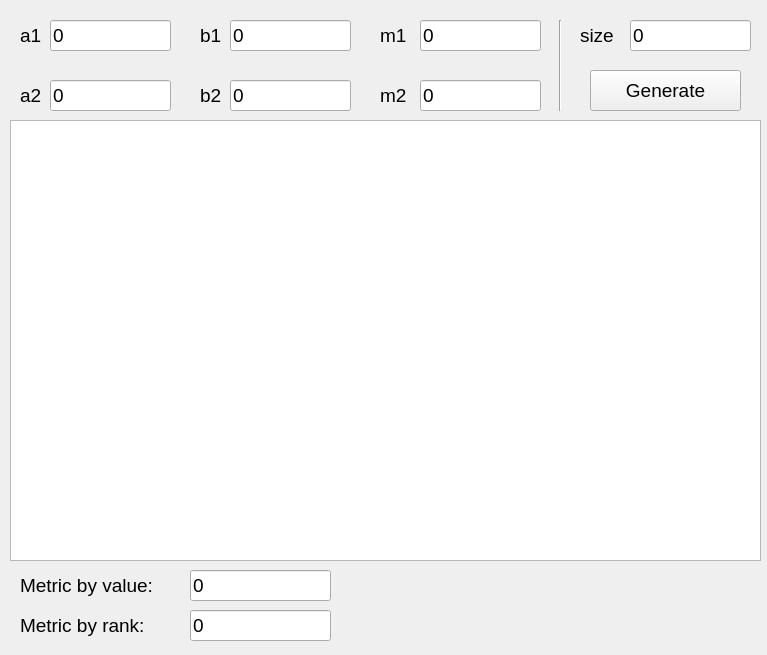
<?xml version="1.0" encoding="UTF-8"?>
<ui version="4.0">
 <class>MainWindow</class>
 <widget class="QMainWindow" name="MainWindow">
  <property name="geometry">
   <rect>
    <x>0</x>
    <y>0</y>
    <width>767</width>
    <height>655</height>
   </rect>
  </property>
  <property name="sizePolicy">
   <sizepolicy hsizetype="Fixed" vsizetype="Fixed">
    <horstretch>0</horstretch>
    <verstretch>0</verstretch>
   </sizepolicy>
  </property>
  <property name="windowTitle">
   <string>MainWindow</string>
  </property>
  <widget class="QWidget" name="centralwidget">
   <property name="sizePolicy">
    <sizepolicy hsizetype="Maximum" vsizetype="Fixed">
     <horstretch>0</horstretch>
     <verstretch>0</verstretch>
    </sizepolicy>
   </property>
   <widget class="QLineEdit" name="a1_edit">
    <property name="geometry">
     <rect>
      <x>50</x>
      <y>20</y>
      <width>121</width>
      <height>31</height>
     </rect>
    </property>
    <property name="font">
     <font>
      <pointsize>14</pointsize>
     </font>
    </property>
    <property name="inputMethodHints">
     <set>Qt::ImhDigitsOnly</set>
    </property>
    <property name="text">
     <string>0</string>
    </property>
   </widget>
   <widget class="QLabel" name="a1_label">
    <property name="geometry">
     <rect>
      <x>20</x>
      <y>20</y>
      <width>31</width>
      <height>31</height>
     </rect>
    </property>
    <property name="font">
     <font>
      <pointsize>14</pointsize>
     </font>
    </property>
    <property name="text">
     <string>a1</string>
    </property>
   </widget>
   <widget class="QLineEdit" name="b1_edit">
    <property name="geometry">
     <rect>
      <x>230</x>
      <y>20</y>
      <width>121</width>
      <height>31</height>
     </rect>
    </property>
    <property name="font">
     <font>
      <pointsize>14</pointsize>
     </font>
    </property>
    <property name="inputMethodHints">
     <set>Qt::ImhDigitsOnly</set>
    </property>
    <property name="text">
     <string>0</string>
    </property>
   </widget>
   <widget class="QLabel" name="b1_label">
    <property name="geometry">
     <rect>
      <x>200</x>
      <y>20</y>
      <width>31</width>
      <height>31</height>
     </rect>
    </property>
    <property name="font">
     <font>
      <pointsize>14</pointsize>
     </font>
    </property>
    <property name="text">
     <string>b1</string>
    </property>
   </widget>
   <widget class="QLabel" name="m1_label">
    <property name="geometry">
     <rect>
      <x>380</x>
      <y>20</y>
      <width>31</width>
      <height>31</height>
     </rect>
    </property>
    <property name="font">
     <font>
      <pointsize>14</pointsize>
     </font>
    </property>
    <property name="text">
     <string>m1</string>
    </property>
   </widget>
   <widget class="QLineEdit" name="m1_edit">
    <property name="geometry">
     <rect>
      <x>420</x>
      <y>20</y>
      <width>121</width>
      <height>31</height>
     </rect>
    </property>
    <property name="font">
     <font>
      <pointsize>14</pointsize>
     </font>
    </property>
    <property name="inputMethodHints">
     <set>Qt::ImhDigitsOnly</set>
    </property>
    <property name="text">
     <string>0</string>
    </property>
   </widget>
   <widget class="QLineEdit" name="size_edit">
    <property name="geometry">
     <rect>
      <x>630</x>
      <y>20</y>
      <width>121</width>
      <height>31</height>
     </rect>
    </property>
    <property name="font">
     <font>
      <pointsize>14</pointsize>
     </font>
    </property>
    <property name="inputMethodHints">
     <set>Qt::ImhDigitsOnly</set>
    </property>
    <property name="text">
     <string>0</string>
    </property>
   </widget>
   <widget class="QLabel" name="size_label">
    <property name="geometry">
     <rect>
      <x>580</x>
      <y>20</y>
      <width>41</width>
      <height>31</height>
     </rect>
    </property>
    <property name="font">
     <font>
      <pointsize>14</pointsize>
     </font>
    </property>
    <property name="text">
     <string>size</string>
    </property>
   </widget>
   <widget class="QLabel" name="b2_label">
    <property name="geometry">
     <rect>
      <x>200</x>
      <y>80</y>
      <width>31</width>
      <height>31</height>
     </rect>
    </property>
    <property name="font">
     <font>
      <pointsize>14</pointsize>
     </font>
    </property>
    <property name="text">
     <string>b2</string>
    </property>
   </widget>
   <widget class="QLineEdit" name="m2_edit">
    <property name="geometry">
     <rect>
      <x>420</x>
      <y>80</y>
      <width>121</width>
      <height>31</height>
     </rect>
    </property>
    <property name="font">
     <font>
      <pointsize>14</pointsize>
     </font>
    </property>
    <property name="inputMethodHints">
     <set>Qt::ImhDigitsOnly</set>
    </property>
    <property name="text">
     <string>0</string>
    </property>
   </widget>
   <widget class="QLineEdit" name="b2_edit">
    <property name="geometry">
     <rect>
      <x>230</x>
      <y>80</y>
      <width>121</width>
      <height>31</height>
     </rect>
    </property>
    <property name="font">
     <font>
      <pointsize>14</pointsize>
     </font>
    </property>
    <property name="inputMethodHints">
     <set>Qt::ImhDigitsOnly</set>
    </property>
    <property name="text">
     <string>0</string>
    </property>
   </widget>
   <widget class="QLineEdit" name="a2_edit">
    <property name="geometry">
     <rect>
      <x>50</x>
      <y>80</y>
      <width>121</width>
      <height>31</height>
     </rect>
    </property>
    <property name="font">
     <font>
      <pointsize>14</pointsize>
     </font>
    </property>
    <property name="inputMethodHints">
     <set>Qt::ImhDigitsOnly</set>
    </property>
    <property name="text">
     <string>0</string>
    </property>
   </widget>
   <widget class="QLabel" name="a2_label">
    <property name="geometry">
     <rect>
      <x>20</x>
      <y>80</y>
      <width>31</width>
      <height>31</height>
     </rect>
    </property>
    <property name="font">
     <font>
      <pointsize>14</pointsize>
     </font>
    </property>
    <property name="text">
     <string>a2</string>
    </property>
   </widget>
   <widget class="QLabel" name="m2_label">
    <property name="geometry">
     <rect>
      <x>380</x>
      <y>80</y>
      <width>31</width>
      <height>31</height>
     </rect>
    </property>
    <property name="font">
     <font>
      <pointsize>14</pointsize>
     </font>
    </property>
    <property name="text">
     <string>m2</string>
    </property>
   </widget>
   <widget class="QPushButton" name="generate_button">
    <property name="geometry">
     <rect>
      <x>590</x>
      <y>70</y>
      <width>151</width>
      <height>41</height>
     </rect>
    </property>
    <property name="font">
     <font>
      <pointsize>14</pointsize>
     </font>
    </property>
    <property name="cursor">
     <cursorShape>PointingHandCursor</cursorShape>
    </property>
    <property name="text">
     <string>Generate</string>
    </property>
   </widget>
   <widget class="Line" name="splitter">
    <property name="geometry">
     <rect>
      <x>550</x>
      <y>20</y>
      <width>20</width>
      <height>91</height>
     </rect>
    </property>
    <property name="orientation">
     <enum>Qt::Vertical</enum>
    </property>
   </widget>
   <widget class="QTableView" name="table">
    <property name="geometry">
     <rect>
      <x>10</x>
      <y>120</y>
      <width>751</width>
      <height>441</height>
     </rect>
    </property>
    <property name="font">
     <font>
      <pointsize>14</pointsize>
     </font>
    </property>
    <property name="sizeAdjustPolicy">
     <enum>QAbstractScrollArea::AdjustToContents</enum>
    </property>
    <property name="dragDropOverwriteMode">
     <bool>true</bool>
    </property>
    <property name="sortingEnabled">
     <bool>false</bool>
    </property>
    <property name="wordWrap">
     <bool>true</bool>
    </property>
    <attribute name="horizontalHeaderShowSortIndicator" stdset="0">
     <bool>false</bool>
    </attribute>
    <attribute name="horizontalHeaderStretchLastSection">
     <bool>true</bool>
    </attribute>
   </widget>
   <widget class="QLabel" name="metric_value_label">
    <property name="geometry">
     <rect>
      <x>20</x>
      <y>570</y>
      <width>161</width>
      <height>31</height>
     </rect>
    </property>
    <property name="font">
     <font>
      <pointsize>14</pointsize>
     </font>
    </property>
    <property name="text">
     <string>Metric by value:</string>
    </property>
   </widget>
   <widget class="QLabel" name="a1_label_3">
    <property name="geometry">
     <rect>
      <x>20</x>
      <y>600</y>
      <width>121</width>
      <height>31</height>
     </rect>
    </property>
    <property name="font">
     <font>
      <pointsize>14</pointsize>
     </font>
    </property>
    <property name="text">
     <string/>
    </property>
   </widget>
   <widget class="QLabel" name="metric_rank_label">
    <property name="geometry">
     <rect>
      <x>20</x>
      <y>610</y>
      <width>161</width>
      <height>31</height>
     </rect>
    </property>
    <property name="font">
     <font>
      <pointsize>14</pointsize>
     </font>
    </property>
    <property name="text">
     <string>Metric by rank:</string>
    </property>
   </widget>
   <widget class="QLineEdit" name="metric_value_result">
    <property name="geometry">
     <rect>
      <x>190</x>
      <y>570</y>
      <width>141</width>
      <height>31</height>
     </rect>
    </property>
    <property name="font">
     <font>
      <pointsize>14</pointsize>
     </font>
    </property>
    <property name="inputMethodHints">
     <set>Qt::ImhDigitsOnly</set>
    </property>
    <property name="text">
     <string>0</string>
    </property>
    <property name="readOnly">
     <bool>true</bool>
    </property>
   </widget>
   <widget class="QLineEdit" name="metric_rank_result">
    <property name="geometry">
     <rect>
      <x>190</x>
      <y>610</y>
      <width>141</width>
      <height>31</height>
     </rect>
    </property>
    <property name="font">
     <font>
      <pointsize>14</pointsize>
     </font>
    </property>
    <property name="inputMethodHints">
     <set>Qt::ImhDigitsOnly</set>
    </property>
    <property name="text">
     <string>0</string>
    </property>
    <property name="readOnly">
     <bool>true</bool>
    </property>
   </widget>
  </widget>
 </widget>
 <tabstops>
  <tabstop>a1_edit</tabstop>
  <tabstop>b1_edit</tabstop>
  <tabstop>m1_edit</tabstop>
  <tabstop>a2_edit</tabstop>
  <tabstop>b2_edit</tabstop>
  <tabstop>m2_edit</tabstop>
  <tabstop>size_edit</tabstop>
  <tabstop>generate_button</tabstop>
 </tabstops>
 <resources>
  <include location="../../resoruces.qrc"/>
 </resources>
 <connections/>
</ui>
